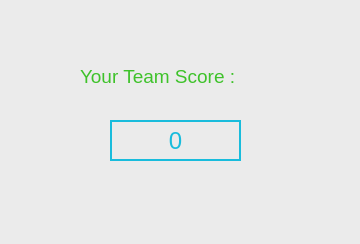
<?xml version="1.0" encoding="UTF-8"?>
<ui version="4.0">
 <class>Dialog</class>
 <widget class="QDialog" name="Dialog">
  <property name="geometry">
   <rect>
    <x>0</x>
    <y>0</y>
    <width>360</width>
    <height>244</height>
   </rect>
  </property>
  <property name="windowTitle">
   <string>Score Board</string>
  </property>
  <property name="styleSheet">
   <string notr="true">background-color: rgb(235, 235, 235);</string>
  </property>
  <widget class="QLabel" name="label">
   <property name="geometry">
    <rect>
     <x>80</x>
     <y>60</y>
     <width>201</width>
     <height>33</height>
    </rect>
   </property>
   <property name="font">
    <font>
     <family>MS Shell Dlg 2</family>
     <pointsize>14</pointsize>
     <weight>50</weight>
     <italic>false</italic>
     <bold>false</bold>
    </font>
   </property>
   <property name="styleSheet">
    <string notr="true">font: 14pt &quot;MS Shell Dlg 2&quot;;
color: rgb(62, 194, 42);</string>
   </property>
   <property name="text">
    <string>Your Team Score :</string>
   </property>
  </widget>
  <widget class="QLabel" name="finalscore">
   <property name="geometry">
    <rect>
     <x>110</x>
     <y>120</y>
     <width>131</width>
     <height>41</height>
    </rect>
   </property>
   <property name="font">
    <font>
     <family>MS Shell Dlg 2</family>
     <pointsize>18</pointsize>
     <weight>50</weight>
     <italic>false</italic>
     <bold>false</bold>
    </font>
   </property>
   <property name="styleSheet">
    <string notr="true">color: rgb(25, 188, 220);
font: 18pt &quot;MS Shell Dlg 2&quot;;</string>
   </property>
   <property name="frameShape">
    <enum>QFrame::Box</enum>
   </property>
   <property name="lineWidth">
    <number>2</number>
   </property>
   <property name="text">
    <string>0</string>
   </property>
   <property name="alignment">
    <set>Qt::AlignCenter</set>
   </property>
  </widget>
 </widget>
 <resources/>
 <connections/>
</ui>
